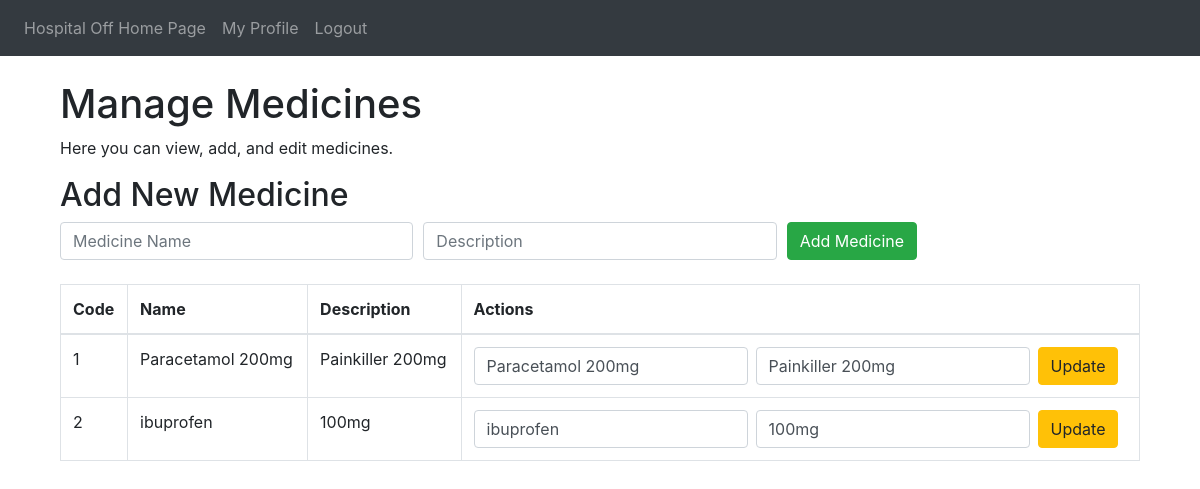
Page /hospital_official/add_medicine (signed in) on the committed database.
### website/models.py (models this page shows)
class Medicine(db.Model):
    med_code = db.Column(db.Integer, primary_key=True, autoincrement=True)
    med_name = db.Column(db.String(50), nullable=False)
    description = db.Column(db.String(50), nullable=False)

### website/views.py (the view, shortened to what this page needs)
@hospital_official.route('/add_medicine', methods=['GET', 'POST'])
@login_required
def add_medicine():
    medicines = Medicine.query.all()
    return render_template('add_medicine.html', user=current_user, medicines=medicines)

### website/templates/add_medicine.html (shortened to what this page needs)
{% extends 'base.html' %}
{% block content %}
<div class="container mt-4">
    <h1>Manage Medicines</h1>
    <p>Here you can view, add, and edit medicines.</p>
    <form method="POST" class="mb-4">
        <h2>Add New Medicine</h2>
        <div class="form-row">
            <div class="col">
                <input type="text" name="med_name" class="form-control" placeholder="Medicine Name" required>
            </div>
            <div class="col">
                <input type="text" name="description" class="form-control" placeholder="Description" required>
            </div>
            <div class="col">
                <button type="submit" class="btn btn-success" name="add_medicine">Add Medicine</button>
            </div>
        </div>
    </form>
    <table class="table table-bordered">
        <thead>
            <tr>
                <th>Code</th>
                <th>Name</th>
                <th>Description</th>
                <th>Actions</th>
            </tr>
        </thead>
        <tbody>
            {% for medicine in medicines %}
            <tr>
                <td>{{ medicine.med_code }}</td>
                <td>{{ medicine.med_name }}</td>
                <td>{{ medicine.description }}</td>
                <td>
                    <form method="POST" action="{{ url_for('hospital_official.add_medicine') }}" class="form-inline">
                        <input type="text" name="med_name" class="form-control mr-2" value="{{ medicine.med_name }}" required>
                        <input type="text" name="description" class="form-control mr-2" value="{{ medicine.description }}" required>
                        <button type="submit" class="btn btn-warning" name="edit_medicine">Update</button>
                    </form>
                </td>
            </tr>
            {% endfor %}
        </tbody>
    </table>
</div>
{% endblock %}

### rows in the picture
Medicine: med_code "1", med_name "Paracetamol 200mg", description "Painkiller 200mg"
Medicine: med_code "2", med_name "ibuprofen", description "100mg"
